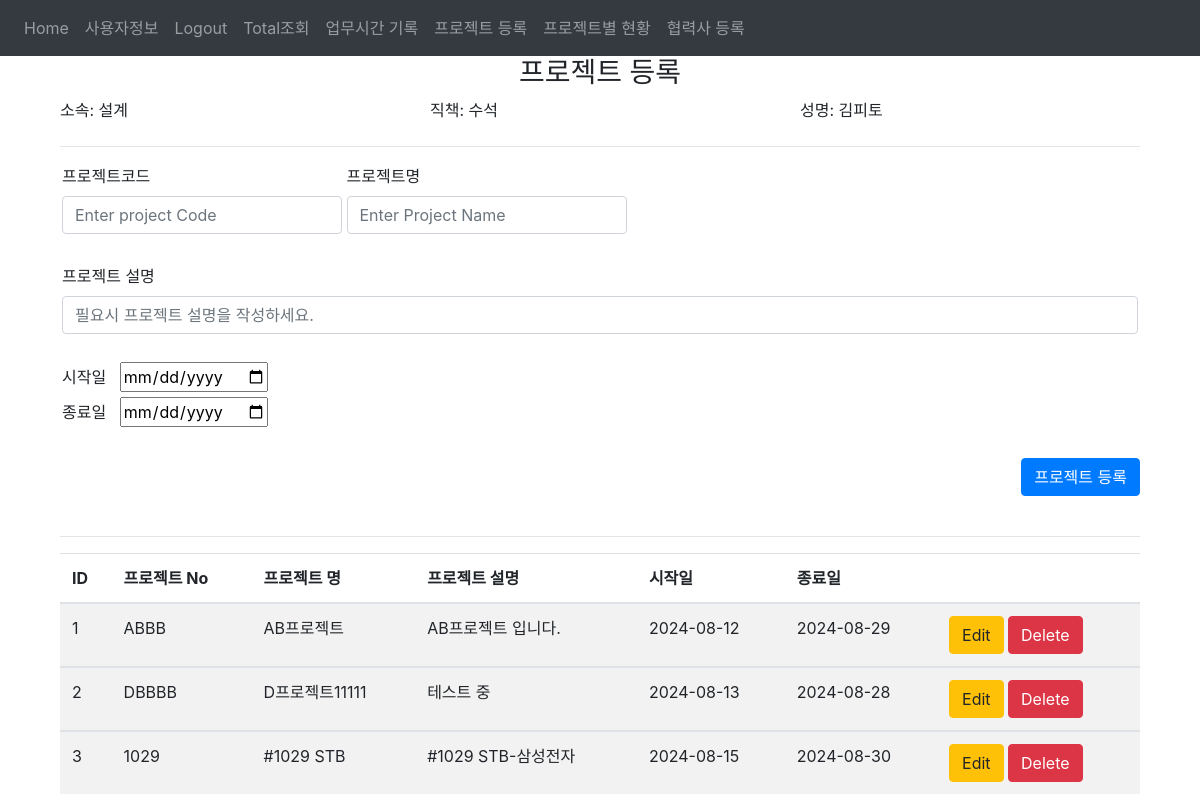
Page /project_create (signed in) on the earlier database version.
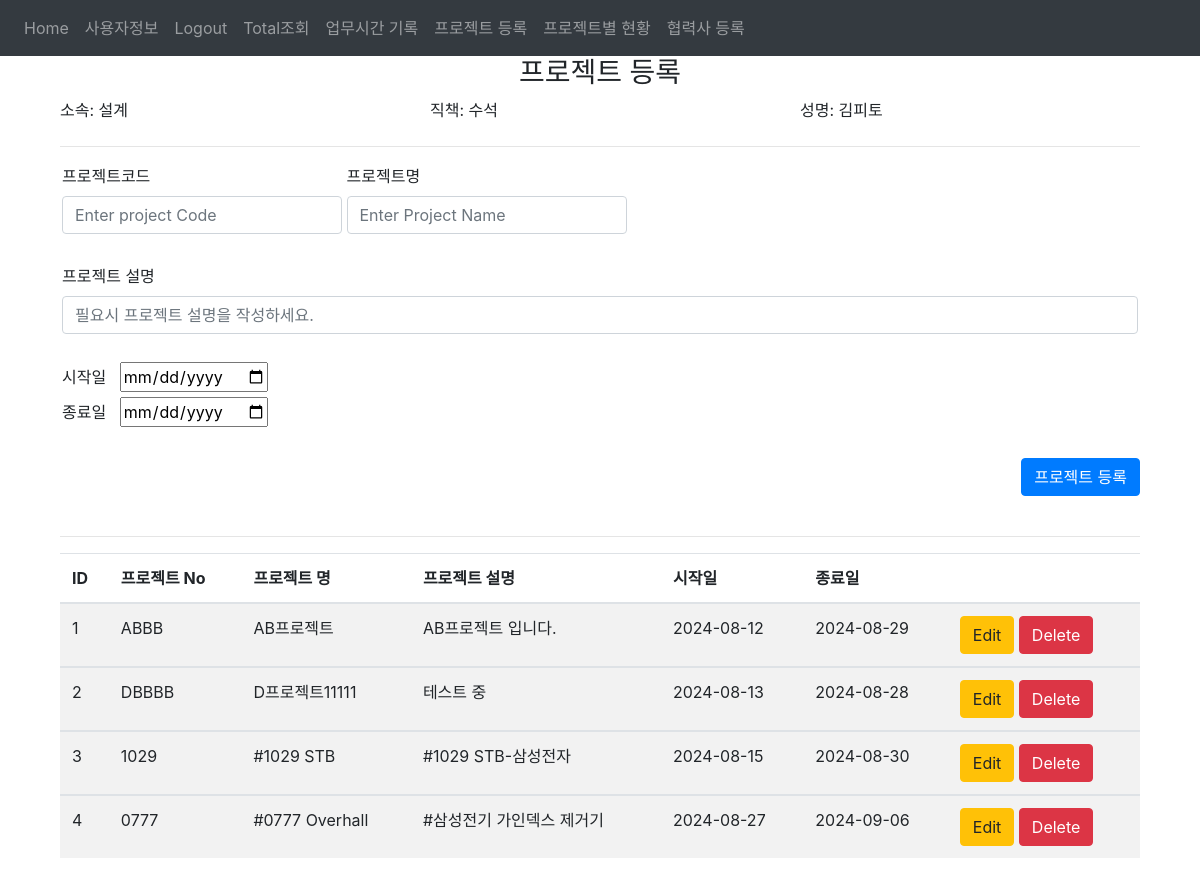
Same page on the later database version.
### website/models.py (models this page shows)
class Project(db.Model):                                              #새 프로젝트를 생성한다.(관리자) 1번
    pid = db.Column(db.Integer, primary_key=True)                     #DB primary_key ID
    pcode = db.Column(db.String(50), unique=True, nullable=False)     #프로젝트 코드
    pname = db.Column(db.String(100), nullable=False)                 #프로젝트 이름
    startdate = db.Column(db.String(50))                              #시작일자
    enddate = db.Column(db.String(50))                                #종료일자
    pdesc = db.Column(db.String(100))                                 #프로젝트 설명
    date = db.Column(db.DateTime(timezone=True), default=func.now())  #등록일자 timestamp
    user_id = db.Column(db.Integer, db.ForeignKey('user.id'))         #외래키 연동

### website/views.py (the view, shortened to what this page needs)
@views.route('/project_create', methods=['GET', 'POST'])
@login_required
def project_create():
    all_data = all_projects()
    return render_template("projectcreate.html",all_data=all_data, user=current_user)

### website/__init__.py (called while the page is built)
def create_app():
    app.config['SECRET_KEY'] = 'hjshjhdjah kjshkjdhjs'
    app.config['SQLALCHEMY_DATABASE_URI'] = f'sqlite:///{DB_NAME}'
    db.init_app(app)
    from .views import views
    from .auth import auth
    app.register_blueprint(views, url_prefix='/')
    app.register_blueprint(auth, url_prefix='/')
    from .models import User
    with app.app_context():
        db.create_all()
    login_manager = LoginManager()
    login_manager.login_view = 'auth.login'
    login_manager.init_app(app)
    @login_manager.user_loader
    def load_user(id):
        return User.query.get(int(id))
    return app

### website/views.py (called while the page is built)
def all_projects():
    today = date.today()
    all_projects = db.session.query(
        Project.pid,
        Project.pcode,
        Project.pname,
        Project.startdate,
        Project.enddate,
        Project.pdesc,
    func.strftime('%y-%m-%d', Project.date).label('date')).filter(Project.enddate >= today).all()
    return all_projects

### website/templates/projectcreate.html (shortened to what this page needs)
{% extends "base.html" %}
{% block content %}
<div class="container">
  <div class="table-wrapper">
    <form method="POST">
      <h3 align="center">프로젝트 등록</h3>
        <div class="row">
          <div class="col">
            <label for="userDepartmet">소속: {{user.udepartment}}</label>
          </div>
          <div class="col">
            <label for="userPosition">직책: {{user.uposition}}</label>
          </div>
          <div class="col">
            <label for="userName">성명: {{user.uname}}</label>
          </div>
        </div>
      <hr>
      <div class="parent">
        <div class="child">
          <label for="projCode">프로젝트코드</label>
          <input
            type="text"
            class="form-control"
            id="projCode"
            name="projCode"
            placeholder="Enter project Code"
          />
        </div>
        <div class="child">
          <label for="projName">프로젝트명</label>
          <input
            type="text"
            class="form-control"
            id="projName"
            name="projName"
            placeholder="Enter Project Name"
          />
        </div>
        <div>
          <label for="description">프로젝트 설명</label>
          <input
            type="text"
            class="form-control"
            id="pdesc"
            name="pdesc"
            placeholder="필요시 프로젝트 설명을 작성하세요."
          />
        </div>
      </div>
      <br>
      <div class="parent">
        <div class="child1">
        <label for="startDate">시작일&nbsp;&nbsp;</label>
        <input type="date" id="startDate" name="startDate" data-date-format="yymmdd">
        </div>
        <div class="child1">
        <label for="endDate">종료일&nbsp;&nbsp;</label>
        <input type="date" id="endDate" name="endDate" data-date-format="yymmdd">
        </div>
      </div>
      <br>
      <div align="right">
        <button type="submit" class="btn btn-primary">프로젝트 등록</button>
      </div>
    </form>
    <br><hr>
    <table class="table table-hover table-striped table-responsive-sm" id="table1">
      <thead>
          <tr>
          <th>ID</th>
          <th>프로젝트 No</th>
          <th>프로젝트 명</th>
          <th>프로젝트 설명</th>
          <th>시작일</th>
          <th>종료일</th>
          <th></th>
          </tr>
      </thead>
      {% for row in all_data %}
      <tbody>
        <tr>
          <td>{{row.pid}}</td>
          <td>{{row.pcode}}</td>
          <td>{{row.pname}}</td>
          <td>{{row.pdesc}}</td>
          <td>{{row.startdate}}</td>
          <td>{{row.enddate}}</td>
          <td>
            <a href="/views.project_update/{{row.pid}}" class="btn btn-warning btn-xs" data-toggle="modal" data-target="#modaledit{{row.pid}}">Edit</a>
            <a href="/project_delete/{{row.pid}}" class="btn btn-danger btn-xs" onclick="return confirm('이 데이터를 삭제하시겠습니까?')">Delete</a>
          </td>
        </tr>
      </tbody>
      {% endfor %}
  </div>
</div>
  {% endblock %}

Differences in the rows shown:
added Project: pid "4", pcode "0777", pname "#0777 Overhall", pdesc "#삼성전기 가인덱스 제거기", startdate "2024-08-27", enddate "2024-09-06"
